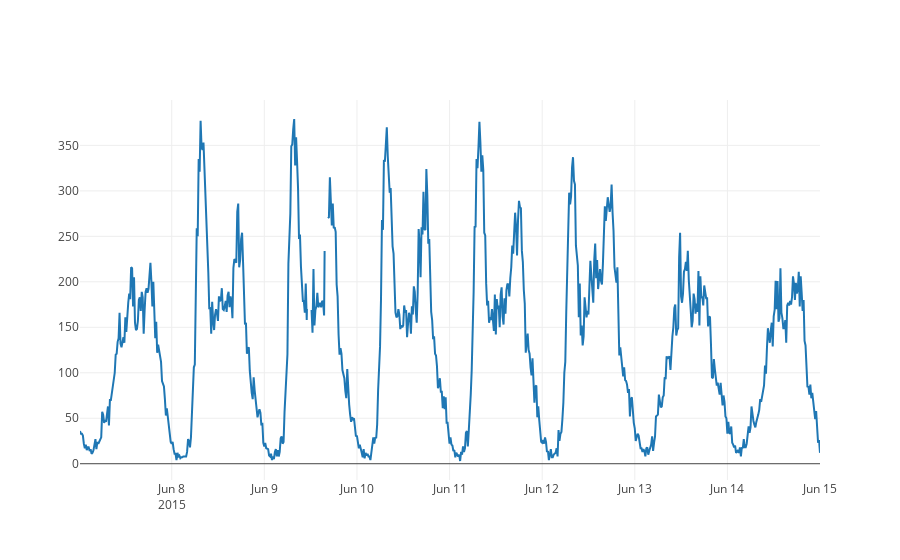

This figure's notebook cell:
### Markdown cell above
### One week

### Code cell
week_start = '2015-06-07'
week_end = '2015-06-15'
one_week = df[(df.StartTime >= week_start) & (df.StartTime <= week_end)]
#one_week.index = one_week.StartTime
plot_data = [go.Scatter(x=one_week.StartTime, y=one_week.TotalFlow)]
plotly.offline.iplot(plot_data)
#one_week.TotalFlow.plot()
#plt.ylabel('15 minute flow')

### Figure 1 — Plotly figure (JSON) as saved in the notebook; plotly's stock layout.template omitted (floating-point values rounded to 4 significant figures; data arrays with more than 128 entries replaced by an {"elided": "..."} marker saying what was removed)
{"data": [{"type": "scatter", "x": {"elided": "768 str values"}, "y": {"elided": "768 int values"}}], "layout": {}}
